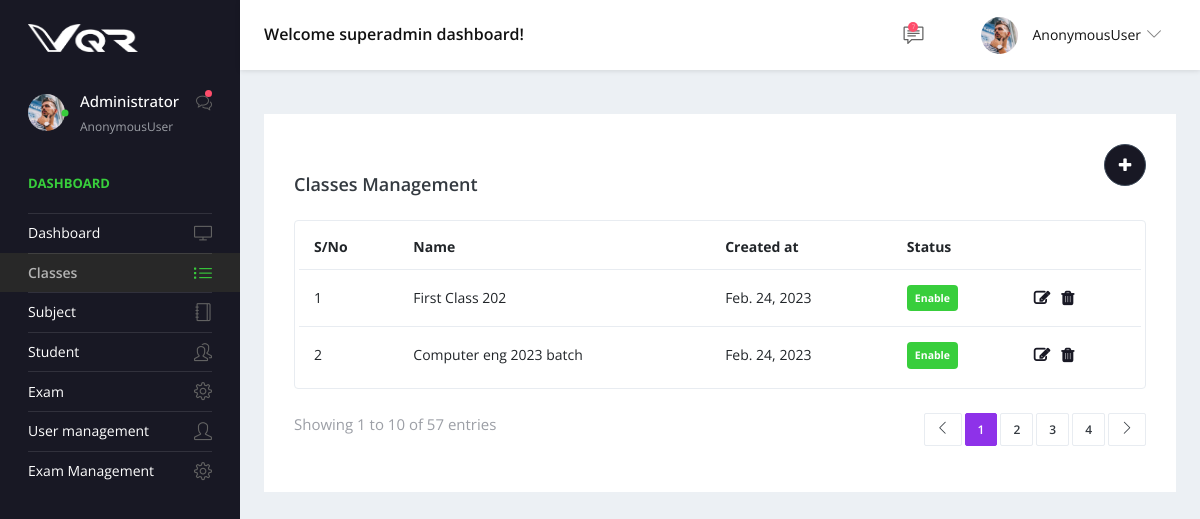
The page /classes on the database as committed earlier.
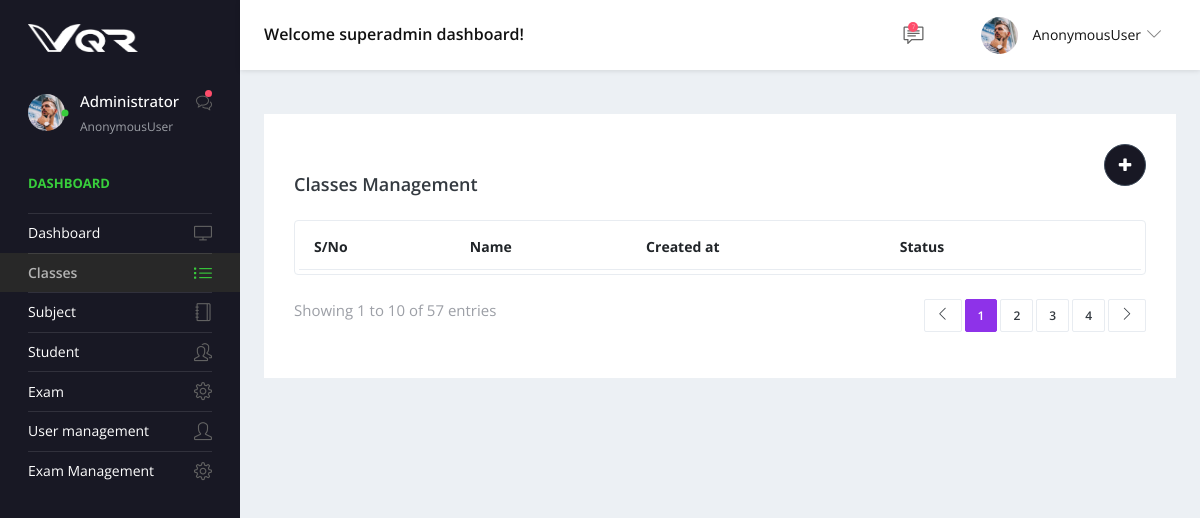
The same page on the database as committed later.
### app/models.py (models this page shows)
class common_table(models.Model):
    created_by = models.ForeignKey(User, related_name="%(app_label)s_%(class)s_ownership",on_delete=models.CASCADE,null=True)
    created_dt = models.DateField(auto_now=True)
    updated_by =  models.ForeignKey(User, related_name="%(app_label)s_%(class)s_ownership1",on_delete=models.CASCADE,null=True)
    updated_dt = models.DateField(null=True)
    created_tm = models.TimeField(auto_now=True)
    updated_tm = models.TimeField(null=True)
    status = models.CharField(max_length=10, null=True)
    class Meta:
        abstract = True

class Class_master(common_table):
    name  = models.CharField(max_length=25,null=True)

### app/views.py (the view)
# urls.py: path('classes',views.classes,name='classes'),
def classes(request):
    data = Class_master.objects.all()
    context = {
        'data':data
    }
    return render(request,'classes.html',context)

### app/templates/classes.html (shortened to what this page needs)
{% extends 'base.html' %}
{% block content %}
<div class="content-wrapper">
    <div class="row">
      <div class="col-md-12 grid-margin stretch-card">
        <div class="card">
          <div class="card-body">
            <a href="{% url 'create_class' %}">
            <button style=" float: right;background: #181824;" type="button" class="btn btn-dark btn-rounded btn-icon">
                <i class="fa fa-plus m-1"></i>
              </button>
          </a>
            <br>
            <div class="d-sm-flex align-items-center mb-4">
              <h4 class="card-title mb-sm-0 mt-2">Classes Management</h4>
            </div>
            <div class="table-responsive border rounded p-1">
              <table class="table">
                <thead>
                  <tr>
                    <th class="font-weight-bold"> S/No</th>
                    <th class="font-weight-bold">Name</th>
                    <th class="font-weight-bold">Created at</th>
                    <th class="font-weight-bold">Status</th>
                    <th>
                    </th>
                  </tr>
                </thead>
                <tbody>
                  {% for i in data %}
                  <tr>
                    <td>{{forloop.counter}}</td>
                    <td>
                   {{i.name}}
                    </td>
                    <td>{{i.created_dt}}</td>
                    <td>
                      <div class="badge badge-success p-2">Enable</div>
                    </td>
                    <td>
                        <a href=""> <i style="color: #181824;
                            font-weight: bold;
                            font-size: 16px;" class="fa fa-edit"></i></a>
                        <a href="" class="m-2"> <i style="color: #181824;
                            font-weight: bold;
                            font-size: 16px;" class="fa fa-trash"></i></a>
                    </td>
                  </tr>
                  {% endfor %}
                </tbody>
              </table>
            </div>
            <div class="d-flex mt-4 flex-wrap">
              <p class="text-muted">Showing 1 to 10 of 57 entries</p>
              <nav class="ml-auto">
                <ul class="pagination separated pagination-info">
                  <li class="page-item"><a href="#" class="page-link"><i class="icon-arrow-left"></i></a></li>
                  <li class="page-item active"><a href="#" class="page-link">1</a></li>
                  <li class="page-item"><a href="#" class="page-link">2</a></li>
                  <li class="page-item"><a href="#" class="page-link">3</a></li>
                  <li class="page-item"><a href="#" class="page-link">4</a></li>
                  <li class="page-item"><a href="#" class="page-link"><i class="icon-arrow-right"></i></a></li>
                </ul>
              </nav>
            </div>
          </div>
        </div>
      </div>
    </div>
  </div>
{% endblock %}

Rows that differ between the two databases and show on the page:
removed Class_master: name "First Class 202", created_dt "Feb. 24, 2023"
removed Class_master: name "Computer eng 2023 batch", created_dt "Feb. 24, 2023"
